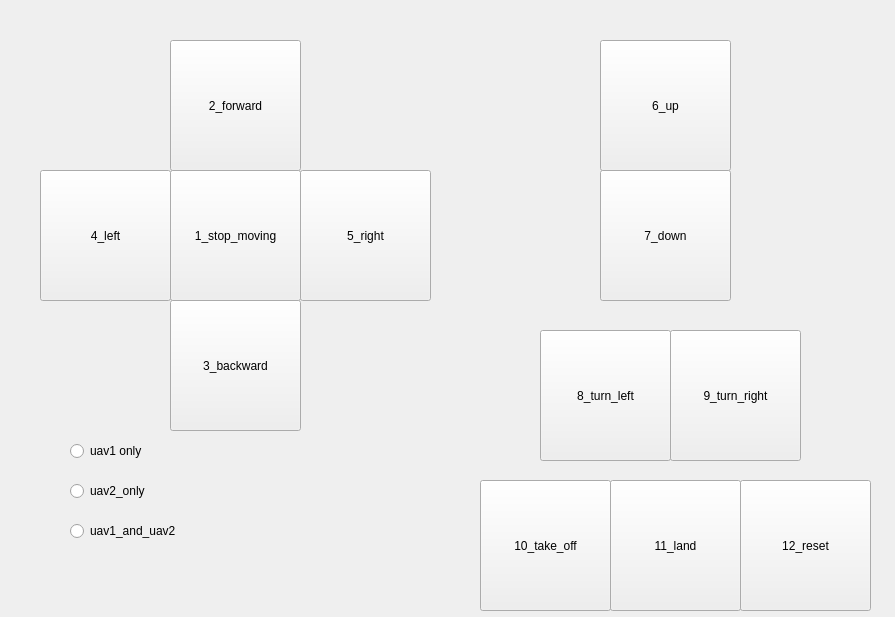
<?xml version="1.0" encoding="UTF-8"?>
<ui version="4.0">
 <class>centralWidget</class>
 <widget class="QWidget" name="centralWidget">
  <property name="geometry">
   <rect>
    <x>0</x>
    <y>0</y>
    <width>895</width>
    <height>617</height>
   </rect>
  </property>
  <widget class="QPushButton" name="pushButton_1">
   <property name="geometry">
    <rect>
     <x>170</x>
     <y>170</y>
     <width>131</width>
     <height>131</height>
    </rect>
   </property>
   <property name="text">
    <string>1_stop_moving</string>
   </property>
  </widget>
  <widget class="QPushButton" name="pushButton_2">
   <property name="geometry">
    <rect>
     <x>170</x>
     <y>40</y>
     <width>131</width>
     <height>131</height>
    </rect>
   </property>
   <property name="text">
    <string>2_forward</string>
   </property>
  </widget>
  <widget class="QPushButton" name="pushButton_3">
   <property name="geometry">
    <rect>
     <x>170</x>
     <y>300</y>
     <width>131</width>
     <height>131</height>
    </rect>
   </property>
   <property name="text">
    <string>3_backward</string>
   </property>
  </widget>
  <widget class="QPushButton" name="pushButton_4">
   <property name="geometry">
    <rect>
     <x>40</x>
     <y>170</y>
     <width>131</width>
     <height>131</height>
    </rect>
   </property>
   <property name="text">
    <string>4_left</string>
   </property>
  </widget>
  <widget class="QPushButton" name="pushButton_5">
   <property name="geometry">
    <rect>
     <x>300</x>
     <y>170</y>
     <width>131</width>
     <height>131</height>
    </rect>
   </property>
   <property name="text">
    <string>5_right</string>
   </property>
  </widget>
  <widget class="QPushButton" name="pushButton_6">
   <property name="geometry">
    <rect>
     <x>600</x>
     <y>40</y>
     <width>131</width>
     <height>131</height>
    </rect>
   </property>
   <property name="text">
    <string>6_up</string>
   </property>
  </widget>
  <widget class="QPushButton" name="pushButton_7">
   <property name="geometry">
    <rect>
     <x>600</x>
     <y>170</y>
     <width>131</width>
     <height>131</height>
    </rect>
   </property>
   <property name="text">
    <string>7_down</string>
   </property>
  </widget>
  <widget class="QPushButton" name="pushButton_8">
   <property name="geometry">
    <rect>
     <x>540</x>
     <y>330</y>
     <width>131</width>
     <height>131</height>
    </rect>
   </property>
   <property name="text">
    <string>8_turn_left</string>
   </property>
  </widget>
  <widget class="QPushButton" name="pushButton_9">
   <property name="geometry">
    <rect>
     <x>670</x>
     <y>330</y>
     <width>131</width>
     <height>131</height>
    </rect>
   </property>
   <property name="text">
    <string>9_turn_right</string>
   </property>
  </widget>
  <widget class="QPushButton" name="pushButton_10">
   <property name="geometry">
    <rect>
     <x>480</x>
     <y>480</y>
     <width>131</width>
     <height>131</height>
    </rect>
   </property>
   <property name="text">
    <string>10_take_off</string>
   </property>
  </widget>
  <widget class="QPushButton" name="pushButton_11">
   <property name="geometry">
    <rect>
     <x>610</x>
     <y>480</y>
     <width>131</width>
     <height>131</height>
    </rect>
   </property>
   <property name="text">
    <string>11_land</string>
   </property>
  </widget>
  <widget class="QPushButton" name="pushButton_12">
   <property name="geometry">
    <rect>
     <x>740</x>
     <y>480</y>
     <width>131</width>
     <height>131</height>
    </rect>
   </property>
   <property name="text">
    <string>12_reset</string>
   </property>
  </widget>
  <widget class="QRadioButton" name="radioButton_1">
   <property name="geometry">
    <rect>
     <x>70</x>
     <y>440</y>
     <width>117</width>
     <height>22</height>
    </rect>
   </property>
   <property name="text">
    <string>uav1 only</string>
   </property>
  </widget>
  <widget class="QRadioButton" name="radioButton_2">
   <property name="geometry">
    <rect>
     <x>70</x>
     <y>480</y>
     <width>117</width>
     <height>22</height>
    </rect>
   </property>
   <property name="text">
    <string>uav2_only</string>
   </property>
  </widget>
  <widget class="QRadioButton" name="radioButton_3">
   <property name="geometry">
    <rect>
     <x>70</x>
     <y>520</y>
     <width>141</width>
     <height>22</height>
    </rect>
   </property>
   <property name="text">
    <string>uav1_and_uav2</string>
   </property>
  </widget>
 </widget>
 <resources/>
 <connections/>
</ui>
